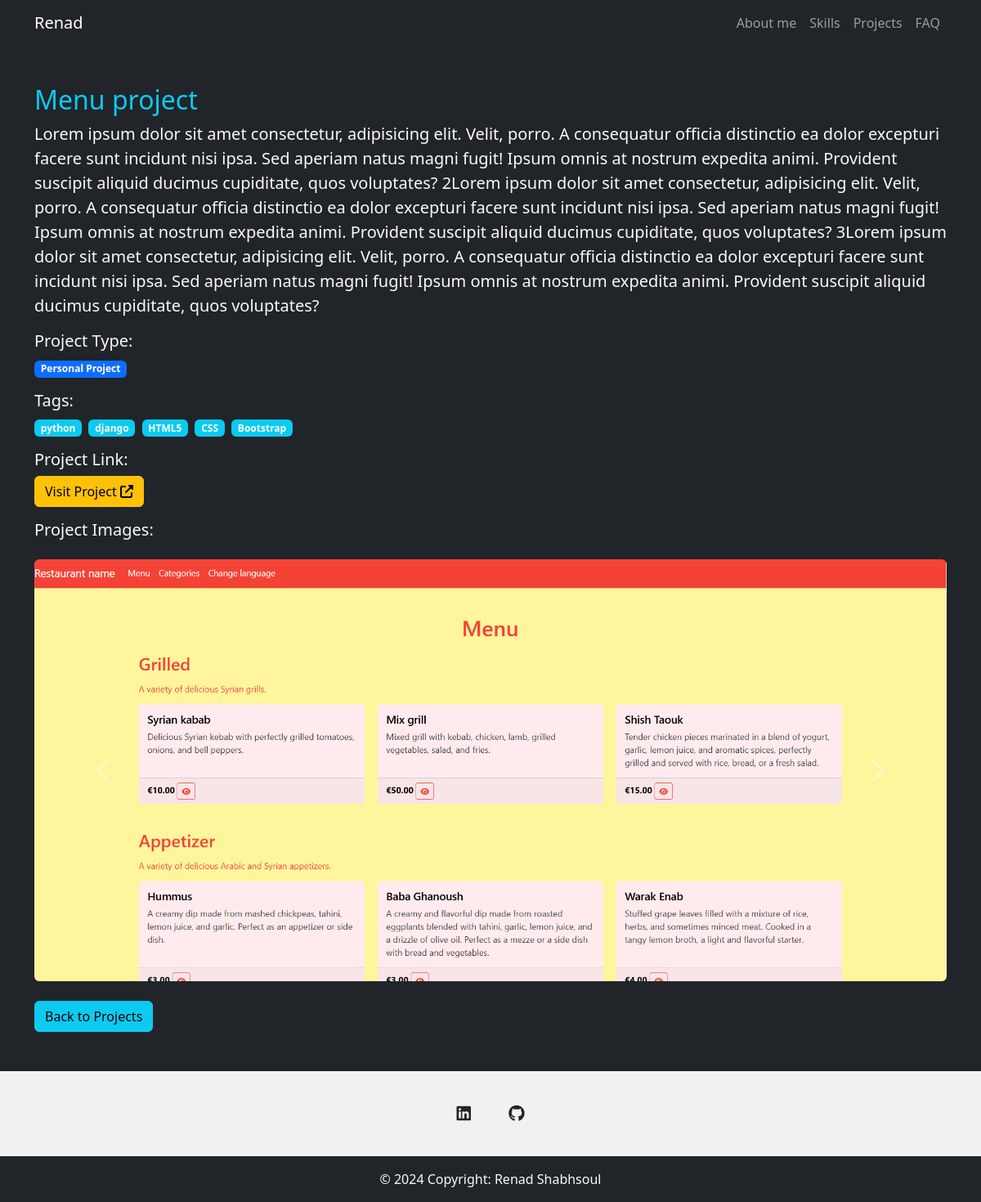
The app's page /project/3 with its own data.
### my_app/models.py (models this page shows, shortened)
class Project(models.Model):
    PROJECT_TYPES = [
        ('academic', 'Academic Project'),
        ('client', 'Client Project'),
        ('personal', 'Personal Project'),
    ]
    name = models.CharField(max_length=255)
    description = models.TextField()
    tags = models.ManyToManyField('Tag', related_name="projects")
    type = models.CharField(max_length=20, choices=PROJECT_TYPES, default='personal')  # Type van het project
    link = models.URLField(blank=True, null=True)  # Optionele link naar het project
    created_at = models.DateTimeField(auto_now_add=True)

class Tag(models.Model):
    name = models.CharField(max_length=50, unique=True)

class ProjectImage(models.Model):
    project = models.ForeignKey(Project, on_delete=models.CASCADE, related_name="images")
    image = models.ImageField(upload_to="project_images/")
    is_poster = models.BooleanField(default=False)
    uploaded_at = models.DateTimeField(auto_now_add=True)

### my_app/views.py (the view)
# urls.py: path('project/<str:pk>', views.project_details, name = "project_details"),
def project_details(request, pk):
    project = Project.objects.get(id=pk)
    context = {'project': project}
    return render(request, "project.html", context)

### templates/project.html (shortened to what this page needs)
{% extends "main.html" %}
{% load static %}
{% block content %}
<section class="py-5 bg-dark text-light">
    <div class="container">
        <h2 class="text-info">{{ project.name }}</h2>
        <p class="lead">{{ project.description }}</p>
        <div class="mb-3">
            <h5 class="text-light">Project Type:</h5>
            <span class="badge bg-primary">{{ project.get_type_display }}</span>
        </div>
        {% if project.tags.all %}
        <div class="mb-3">
            <h5 class="text-light">Tags:</h5>
            {% for tag in project.tags.all %}
                <span class="badge bg-info me-1">{{ tag.name }}</span>
            {% endfor %}
        </div>
        {% endif %}
        {% if project.link %}
        <div class="mb-3">
            <h5 class="text-light">Project Link:</h5>
            <a href="{{ project.link }}" target="_blank" class="btn btn-warning">
                Visit Project <i class="fas fa-external-link-alt"></i>
            </a>
        </div>
        {% endif %}
        {% if project.images.all %}
        <div class="mb-4">
            <h5 class="text-light">Project Images:</h5>
        </div>
        <div id="projectCarousel" class="carousel slide" data-bs-ride="carousel">
            <div class="carousel-inner">
                {% for image in project.images.all %}
                <div class="carousel-item {% if forloop.first %}active{% endif %}">
                    <img src="{{ image.image.url }}" class="d-block w-100 rounded" alt="{{ project.name }}">
                </div>
                {% endfor %}
            </div>
            <button class="carousel-control-prev" type="button" data-bs-target="#projectCarousel" data-bs-slide="prev">
                <span class="carousel-control-prev-icon" aria-hidden="true"></span>
            </button>
            <button class="carousel-control-next" type="button" data-bs-target="#projectCarousel" data-bs-slide="next">
                <span class="carousel-control-next-icon" aria-hidden="true"></span>
            </button>
        </div>
        {% endif %}
        <a href="/" class="btn btn-info mt-4">Back to Projects</a>
    </div>
</section>
{% endblock %}

### templates/main.html (shortened to what this page needs)
{% load static %}
<!doctype html>
<html lang="en">
  <head>
    <link href="https://cdn.jsdelivr.net/npm/bootstrap@5.3.0/dist/css/bootstrap.min.css" rel="stylesheet">
    <link rel="stylesheet" href="https://cdnjs.cloudflare.com/ajax/libs/font-awesome/6.2.1/css/all.min.css">
  </head>
  <body>
    {% include "navbar.html" %}
    {% block content%}
    {% endblock%}
    {% include "footer.html" %}
  </body>
</html>

### templates/navbar.html (shortened to what this page needs)
{% load static %}
<div class="navbar navbar-expand-md bg-dark navbar-dark text-white fixed-top">
    <div class="container">
        <a href="#" class="navbar-brand">Renad</a>
        <div class="collapse navbar-collapse" id="mainmenu">
           <ul class="navbar-nav ms-auto">
            <li class="nav-item"><a href="#hero" class="nav-link">About me</a></li>
            <li class="nav-item"><a href="#features" class="nav-link">Skills</a></li>
            <li class="nav-item"><a href="#learn" class="nav-link">Projects</a></li>
            <li class="nav-item"><a href="#faq" class="nav-link">FAQ</a></li>
           </ul>
        </div>
    </div>
</div>

### templates/footer.html
{% load static %}
<footer class="text-center text-white" style="background-color: #f1f1f1;">
    <div class="container pt-4">
      <section class="mb-4">
        <a
          data-mdb-ripple-init class="btn btn-link btn-floating btn-lg text-dark m-1"
          href="https://www.linkedin.com/in/renad-shabshoul-84859b278/"
          role="button"
          data-mdb-ripple-color="dark"
          ><i class="fab fa-linkedin"></i
        ></a>
        <a
          data-mdb-ripple-init class="btn btn-link btn-floating btn-lg text-dark m-1"
          href="https://github.com/RenadSha"
          role="button"
          data-mdb-ripple-color="dark"
          ><i class="fab fa-github"></i
        ></a>
      </section>
    </div>
    <div class="text-center bg-dark text-light p-3" style="background-color: rgba(0, 0, 0, 0.2);">
      © 2024 Copyright: Renad Shabhsoul
    </div>
  </footer>

### templates/main.html (style rules this page uses)
body::before { content:''; display: block; height: 55px; }

### records on screen
Project: name "Menu project", description "Lorem ipsum dolor sit amet consectetur, adipisicing elit. Velit, porro. A consequatur officia distinctio ea dolor excepturi facere sunt incidunt nisi ipsa. Sed aperiam natus magni fugit! Ipsum omnis at nostrum expedita animi. Provident suscipit aliquid ducimus cupiditate, quos voluptates? 2Lorem ipsum dolor sit amet consectetur, adipisicing elit. Velit, porro. A consequatur officia distinctio ea dolor excepturi facere sunt incidunt nisi ipsa. Sed aperiam natus magni fugit! Ipsum omnis at nostrum expedita animi. Provident suscipit aliquid ducimus cupiditate, quos voluptates? 3Lorem ipsum dolor sit amet consectetur, adipisicing elit. Velit, porro. A consequatur officia distinctio ea dolor…", type "Personal Project"
Tag: name "python"
Tag: name "django"
Tag: name "HTML5"
Tag: name "CSS"
Tag: name "Bootstrap"
ProjectImage: image (picture)
